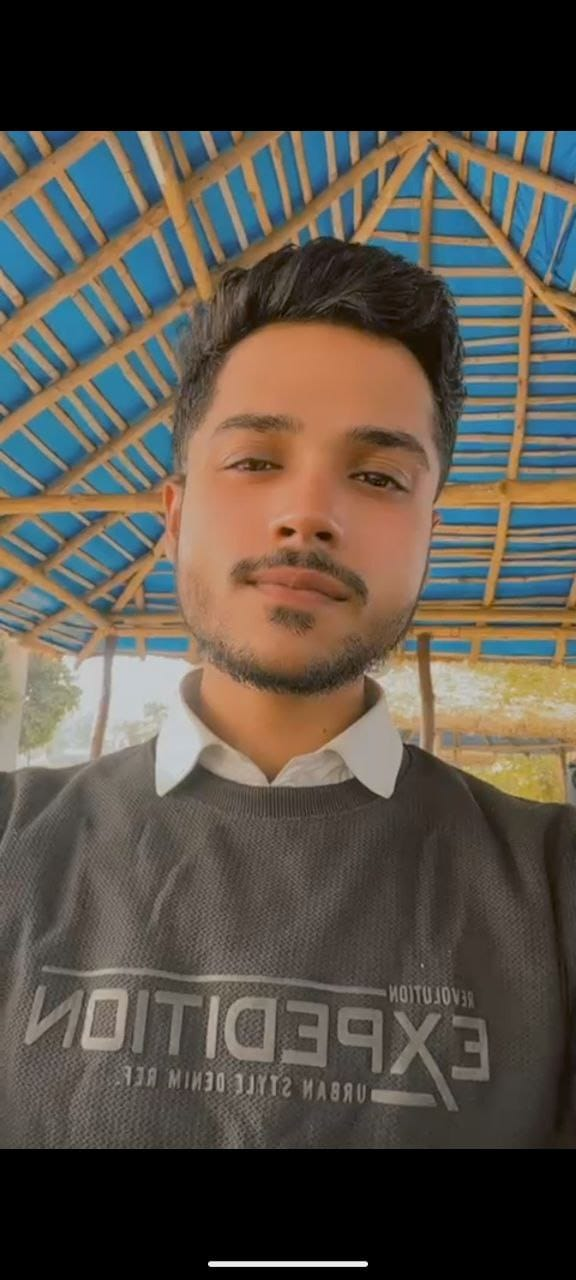
#> input picture Images/Mayank.jpg, 576 x 1280 px, given in place of Friends.mp4, which was not available
$ python VideoFaceDetection.py
#> lines starting #> are read from the running program, lines starting #| are printed output that depends on the picture; after the words box and inside, x2 and y2 are one past the last pixel; in counts of white or black regions, pixels touching at a corner belong together; pictures that were not available may be replaced by others from this repository, and a replacement may not be noted
#> further down, frame is the input picture: shape (1280, 576, 3); mean B, G, R 72.2, 81.6, 89
import cv2 as cv

# video to read
friends = cv.VideoCapture(
    "E:\Python Projects\Computer_Vision\Assets\Videos\Friends.mp4"
)

# face detector classifier
classifier = cv.CascadeClassifier(
    "E:\Python Projects\Computer_Vision\Face Detection and Recognition\haar_face.xml"
)


# resizing the frame
def resizeFrame(frame, scale=0.75):
#> called with scale = 0.25
    width = int(frame.shape[1] * scale)
#> width = 144
    height = int(frame.shape[0] * scale)
#> height = 320

    dims = (width, height)
#> dims = (144, 320)

    return cv.resize(frame, dims, interpolation=cv.INTER_AREA)
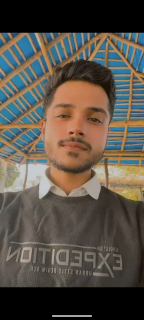
#> returned value: shape (320, 144, 3); mean of channels 0, 1, 2 72.2, 81.6, 89; drawn as B, G, R


# finding faces in a frame using haar cascade
def findFaces(frame):
    grayFrame = cv.cvtColor(frame, cv.COLOR_BGR2GRAY)
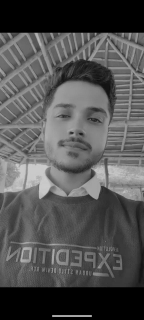
#> grayFrame: shape (320, 144); min 0, max 204, mean 82.7

    faces_rect = classifier.detectMultiScale(frame, 1.1, 3)
#> faces_rect = [[35, 82, 85, 85]]

    print(f"Number of faces : {len(faces_rect)}")
#| Number of faces : 1

    for x, y, w, h in faces_rect:
        cv.rectangle(frame, (x, y), (x + w, y + h), (0, 255, 0), 2)
#> this loop made 1 pass
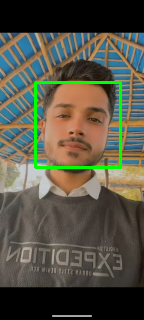
#> frame: shape (320, 144, 3); 2.2% of pixels changed, all inside (x1, y1, x2, y2) = (34, 81, 122, 169)


# reading, resizing and finding faces in the video frame by frame
while True:
    isTrue, frame = friends.read()

    resizedFrame = resizeFrame(frame, 0.25)

    findFaces(resizedFrame)

    cv.imshow("Resized Friends", resizedFrame)

    if cv.waitKey(1) & 0xFF == ord("s"):
#> (key Esc is pressed here)
        break

friends.release()
cv.destroyAllWindows()
